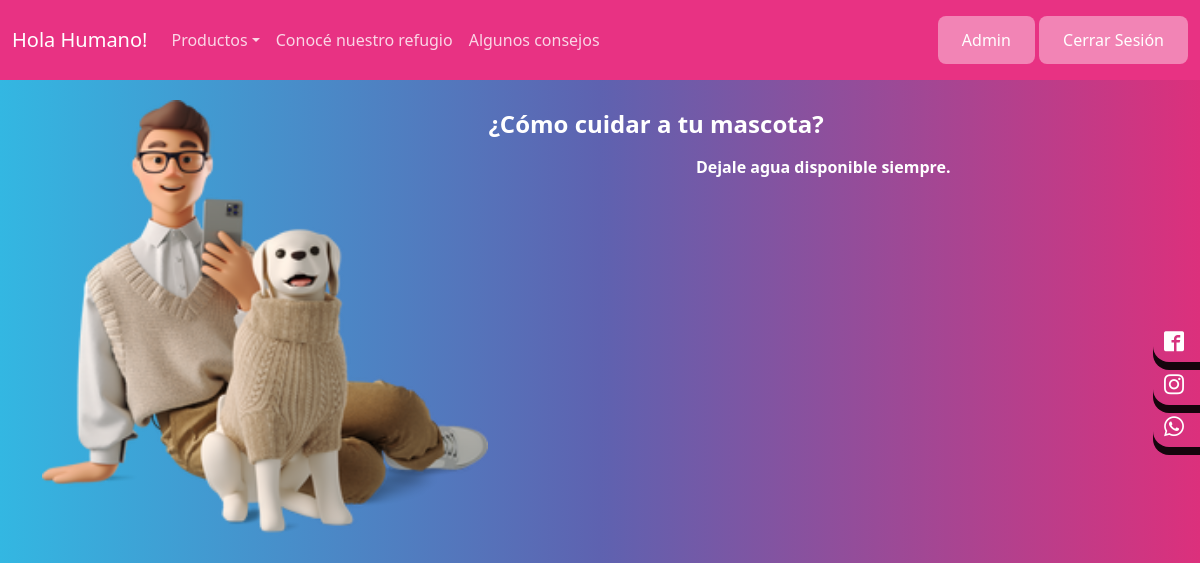
Page /consejos/1 (signed in) on the committed database.
### tables this page shows
CREATE TABLE consejos (
            id INTEGER PRIMARY KEY AUTOINCREMENT,
            titulo TEXT,
            texto TEXT
        );

### app.py (the view)
@app.route('/consejos/<id>')
def contenido(id):
    if 'email' in session:
        conn = get_db_connection()
        consejo = conn.execute("SELECT * FROM consejos WHERE id = ?", (id,)).fetchall()
        conn.close()
        return render_template('consejos_contenido.html', consejo=consejo)
    flash('Debes iniciar sesión o registrarte para acceder a esta sección.')
    return redirect(url_for('login'))

### app.py (called while the page is built)
def get_db_connection():
    conn = sqlite3.connect(DB_NAME)
    conn.row_factory = sqlite3.Row
    return conn

### templates/consejos_contenido.html (shortened to what this page needs)
{% extends 'base.html' %}
{% block body %}
<div class="caja2">
  <img src="../static/img/pet-dog.png" class="d-block w-100">
</div>
<div class="caja4">
  {% for c in consejo %}
  <h4>{{ c.1 }}</h4>
  <div class="caja3" id"">
  <p><strong>
    {{ c.2 }}</strong></p>
  </div>
</div>
{% endfor %}
{% endblock %}

### rows in the picture
consejos: titulo "¿Cómo cuidar a tu mascota?", texto "Dejale agua disponible siempre."
